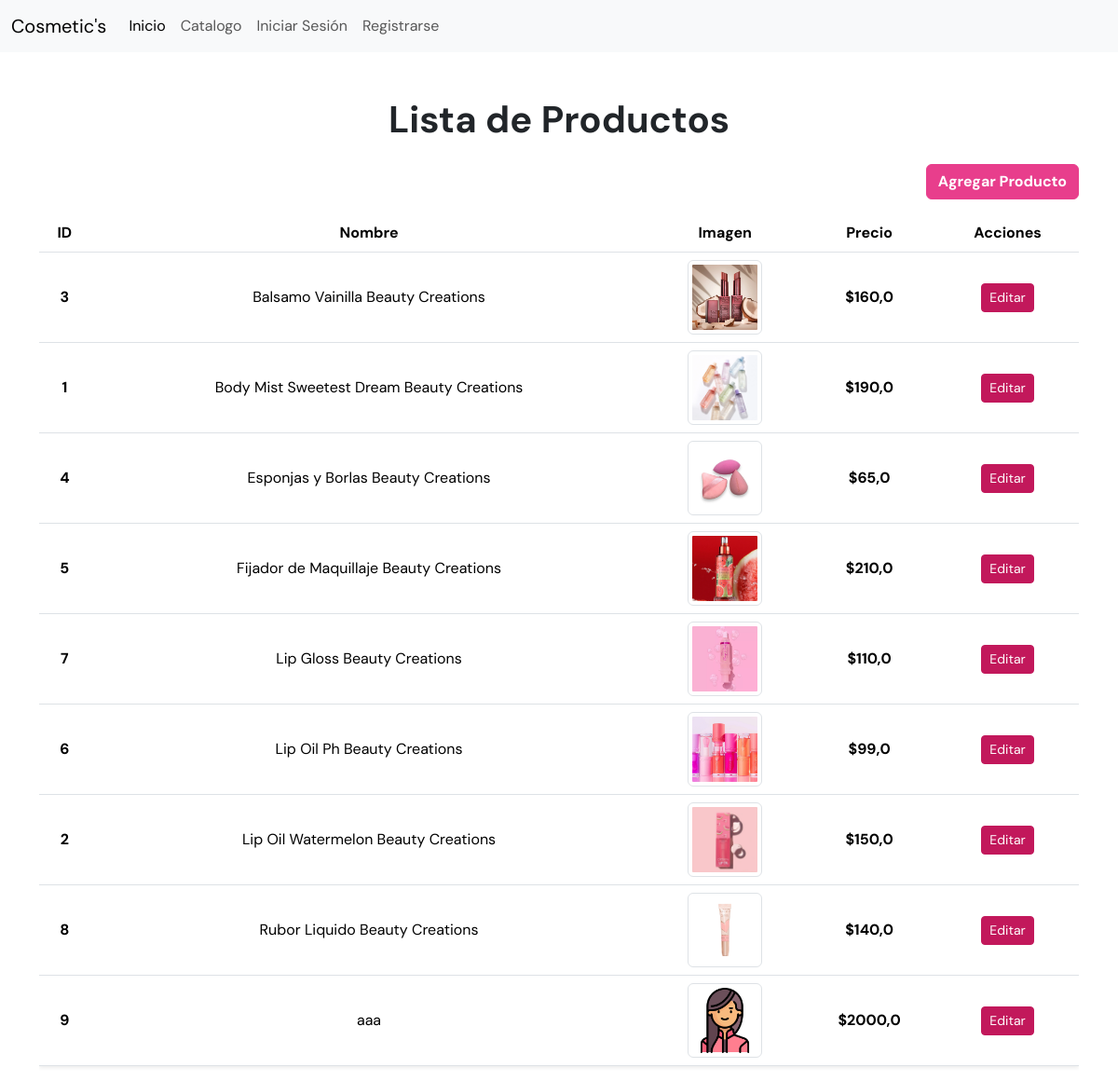
The app's page /productos/lista_productos/ with its own data.
### productos_app/models.py (models this page shows, shortened)
class Productos(models.Model):
    producto_nombre = models.TextField(max_length=100)
    producto_precio = models.FloatField(max_length=100)
    producto_imagen = models.ImageField(upload_to='productos/', null=True, blank=True)
    class Meta:
        permissions = [("poder_agregar_productos", "Puede usar crud productos")]
        ordering = ['producto_nombre']

### productos_app/views.py (the view)
# urls.py: path('lista_productos/', ListaProductosView.as_view(), name="lista_productos"),
class ListaProductosView(TemplateView):
    template_name = "lista_productos.html"
    def get_context_data(self):
        lista = Productos.objects.all()
        return {
            "lista": lista
        }

### productos_app/templates/lista_productos.html (shortened to what this page needs)
{% extends "base.html" %}
{% load static %}
{% block content %}
<div class="container mt-5">
    <h1 class="text-center mb-4 text-dark fw-bold">Lista de Productos</h1>
    <div class="d-flex justify-content-end mb-3">
        <a href="{% url 'crear_producto' %}" class="btn text-white fw-bold" style="background-color: #e83e8c; border-color: #e83e8c;">
             Agregar Producto
        </a>
    </div>
    <div class="table-responsive">
        <table class="table table-hover shadow-sm">
            <thead class="text-white text-center" style="background-color: #d63384;">
                <tr>
                    <th>ID</th>
                    <th>Nombre</th>
                    <th>Imagen</th>
                    <th>Precio</th>
                    <th>Acciones</th>
                </tr>
            </thead>
            <tbody>
                {% for item in lista %}
                <tr class="align-middle">
                    <td class="text-center fw-bold">{{ item.id }}</td>
                    <td class="text-center">{{ item.producto_nombre }}</td>
                    <td class="text-center">
                        {% if item.producto_imagen %}
                            <img src="{{ item.producto_imagen.url }}" alt="{{ item.producto_nombre }}" class="img-thumbnail rounded" width="80">
                        {% else %}
                            <span class="text-muted">Imagen inexistente</span>
                        {% endif %}
                    </td>
                    <td class="fw-bold text-center">${{ item.producto_precio }}</td>
                    <td class="text-center">
                        <a href="{% url 'editar_producto' item.id %}" class="btn text-white btn-sm" style="background-color: #c2185b; border-color: #c2185b;">
                             Editar
                        </a>
                    </td>
                </tr>
                {% empty %}
                <tr>
                    <td colspan="5" class="text-center text-muted">No hay productos registrados.</td>
                </tr>
                {% endfor %}
            </tbody>
        </table>
    </div>
</div>
{% endblock content %}

### templates/base.html (shortened to what this page needs)
{% load static %}
<!DOCTYPE html>
<html>
  <head>
    <link rel="stylesheet" href="/static/css/bootstrap.min.css">
  </head>
  <body>
    <nav class="navbar navbar-expand-lg navbar-light bg-light">
        <div class="container-fluid">
          <a class="navbar-brand" href="#">Cosmetic's</a>
          <div class="collapse navbar-collapse" id="navbarNavDropdown">
            <ul class="navbar-nav">
              <li class="nav-item">
                <a class="nav-link active" aria-current="page" href="{% url "home" %}">Inicio</a>
              </li>
              <li class="nav-item">
                <a class="nav-link" href="{% url "catalogo_productos" %}">Catalogo</a>
              </li>
              {% if user.is_authenticated %}
                  <li class="nav-item d-flex align-items-center">
                    <span class="me-3 px-3 py-1 text-secondary fw-bold">
                      Bienvenido {{ user.username }}
                    </span>
                    <form id="logout-form" method="post" action="{% url 'logout' %}">
                      {% csrf_token %}
                      <button type="submit" class="btn text-white btn-sm" style="background-color: #e83e8c; border-color: #e83e8c;">
                        Cerrar Sesión
                      </button>
                    </form>
                  </li>
              {% else %}
                <a class="nav-link" href="{% url 'login' %}">Iniciar Sesión</a>
                <a class="nav-link" href="{% url 'registro' %}">Registrarse</a>
              {% endif %}
            </ul>
          </div>
        </div>
      </nav>
    {% block content %}
    {% endblock content %}
  </body>
</html>

### templates/base.html (style rules this page uses)
body { font-family: 'DM Sans', sans-serif; }

### records on screen
Productos: id "3", producto_nombre "Balsamo Vainilla Beauty Creations", producto_imagen (picture), producto_precio "160,0"
Productos: id "1", producto_nombre "Body Mist Sweetest Dream Beauty Creations", producto_imagen (picture), producto_precio "190,0"
Productos: id "4", producto_nombre "Esponjas y Borlas Beauty Creations", producto_imagen (picture), producto_precio "65,0"
Productos: id "5", producto_nombre "Fijador de Maquillaje Beauty Creations", producto_imagen (picture), producto_precio "210,0"
Productos: id "7", producto_nombre "Lip Gloss Beauty Creations", producto_imagen (picture), producto_precio "110,0"
Productos: id "6", producto_nombre "Lip Oil Ph Beauty Creations", producto_imagen (picture), producto_precio "99,0"
Productos: id "2", producto_nombre "Lip Oil Watermelon Beauty Creations", producto_imagen (picture), producto_precio "150,0"
Productos: id "8", producto_nombre "Rubor Liquido Beauty Creations", producto_imagen (picture), producto_precio "140,0"
Productos: id "9", producto_nombre "aaa", producto_imagen (picture), producto_precio "2000,0"
